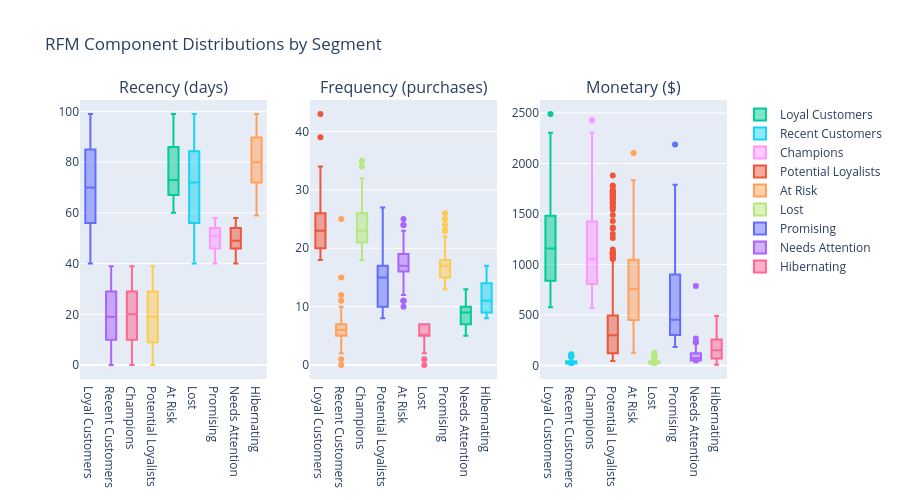

This figure's notebook cell:
### Code cell
# Box plots: RFM component distributions by segment
fig = make_subplots(rows=1, cols=3,
                    subplot_titles=('Recency (days)', 'Frequency (purchases)', 'Monetary ($)'))

segments = df['RFM_Segment'].unique()

for segment in segments:
    segment_data = df[df['RFM_Segment'] == segment]
    
    fig.add_trace(go.Box(y=segment_data['R'], name=segment, showlegend=False), row=1, col=1)
    fig.add_trace(go.Box(y=segment_data['F'], name=segment, showlegend=False), row=1, col=2)
    fig.add_trace(go.Box(y=segment_data['M'], name=segment, showlegend=True), row=1, col=3)

fig.update_layout(height=500, title_text="RFM Component Distributions by Segment")
fig.show()

### Figure 1 — Plotly figure (JSON) as saved in the notebook; plotly's stock layout.template omitted (floating-point values rounded to 4 significant figures; data arrays with more than 128 entries replaced by an {"elided": "..."} marker saying what was removed)
{"data": [{"name": "Loyal Customers", "showlegend": false, "y": {"elided": "436 int values"}, "type": "box", "xaxis": "x", "yaxis": "y"}, {"name": "Loyal Customers", "showlegend": false, "y": {"elided": "436 int values"}, "type": "box", "xaxis": "x2", "yaxis": "y2"}, {"name": "Loyal Customers", "showlegend": true, "y": {"elided": "436 int values"}, "type": "box", "xaxis": "x3", "yaxis": "y3"}, {"name": "Recent Customers", "showlegend": false, "y": {"elided": "239 int values"}, "type": "box", "xaxis": "x", "yaxis": "y"}, {"name": "Recent Customers", "showlegend": false, "y": {"elided": "239 int values"}, "type": "box", "xaxis": "x2", "yaxis": "y2"}, {"name": "Recent Customers", "showlegend": true, "y": {"elided": "239 int values"}, "type": "box", "xaxis": "x3", "yaxis": "y3"}, {"name": "Champions", "showlegend": false, "y": {"elided": "275 int values"}, "type": "box", "xaxis": "x", "yaxis": "y"}, {"name": "Champions", "showlegend": false, "y": {"elided": "275 int values"}, "type": "box", "xaxis": "x2", "yaxis": "y2"}, {"name": "Champions", "showlegend": true, "y": {"elided": "275 int values"}, "type": "box", "xaxis": "x3", "yaxis": "y3"}, {"name": "Potential Loyalists", "showlegend": false, "y": {"elided": "378 int values"}, "type": "box", "xaxis": "x", "yaxis": "y"}, {"name": "Potential Loyalists", "showlegend": false, "y": {"elided": "378 int values"}, "type": "box", "xaxis": "x2", "yaxis": "y2"}, {"name": "Potential Loyalists", "showlegend": true, "y": {"elided": "378 int values"}, "type": "box", "xaxis": "x3", "yaxis": "y3"}, {"name": "At Risk", "showlegend": false, "y": {"elided": "135 int values"}, "type": "box", "xaxis": "x", "yaxis": "y"}, {"name": "At Risk", "showlegend": false, "y": {"elided": "135 int values"}, "type": "box", "xaxis": "x2", "yaxis": "y2"}, {"name": "At Risk", "showlegend": true, "y": {"elided": "135 int values"}, "type": "box", "xaxis": "x3", "yaxis": "y3"}, {"name": "Lost", "showlegend": false, "y": {"elided": "289 int values"}, "type": "box", "xaxis": "x", "yaxis": "y"}, {"name": "Lost", "showlegend": false, "y": {"elided": "289 int values"}, "type": "box", "xaxis": "x2", "yaxis": "y2"}, {"name": "Lost", "showlegend": true, "y": {"elided": "289 int values"}, "type": "box", "xaxis": "x3", "yaxis": "y3"}, {"name": "Promising", "showlegend": false, "y": [53, 57, 40, 51, 46, 50, 50, 56, 44, 40, 43, 58, 52, 50, 42, 52, 41, 48, 52, 50, 47, 52, 46, 56, 44, 57, 52, 45, 58, 42, 46, 54, 46, 54, 50, 51, 54, 56, 48, 47, 43, 50, 46, 51, 56, 56, 54, 40, 54, 52, 54, 58, 53, 51, 48, 51, 55, 52, 53, 40, 40, 54, 41, 45, 56, 56, 48, 54, 50, 56, 53, 49, 52, 51, 56, 55, 49, 45, 55, 51, 56, 47, 54, 56, 42, 56, 51, 44, 45, 55, 49, 45, 46, 53, 44, 49, 54, 48, 48, 51, 48, 54, 55, 56], "type": "box", "xaxis": "x", "yaxis": "y"}, {"name": "Promising", "showlegend": false, "y": [15, 23, 17, 16, 15, 19, 17, 16, 13, 16, 13, 16, 16, 17, 21, 13, 21, 13, 23, 16, 15, 14, 14, 17, 20, 23, 18, 14, 17, 20, 14, 16, 24, 18, 17, 14, 17, 20, 16, 17, 16, 16, 21, 18, 15, 15, 13, 14, 20, 15, 17, 18, 14, 25, 16, 13, 22, 17, 14, 18, 16, 17, 17, 21, 22, 20, 26, 17, 17, 20, 17, 13, 16, 25, 16, 17, 13, 14, 13, 17, 15, 16, 17, 14, 18, 15, 14, 23, 14, 18, 22, 16, 18, 17, 14, 15, 17, 23, 17, 17, 17, 17, 22, 22], "type": "box", "xaxis": "x2", "yaxis": "y2"}, {"name": "Promising", "showlegend": true, "y": [296, 497, 1734, 256, 993, 496, 272, 1037, 182, 1610, 221, 767, 387, 889, 493, 265, 387, 300, 484, 225, 382, 904, 909, 224, 547, 497, 392, 1551, 706, 532, 303, 361, 506, 297, 398, 923, 928, 550, 304, 216, 382, 258, 451, 252, 395, 397, 835, 301, 343, 1011, 893, 511, 182, 540, 261, 270, 498, 389, 265, 437, 1610, 1114, 651, 538, 436, 386, 550, 1177, 1085, 386, 1095, 193, 387, 537, 377, 1758, 255, 229, 259, 352, 2188, 403, 1112, 255, 484, 397, 923, 279, 1253, 350, 388, 221, 453, 260, 1517, 897, 1114, 551, 1006, 1790, 1006, 1177, 498, 436], "type": "box", "xaxis": "x3", "yaxis": "y3"}, {"name": "Needs Attention", "showlegend": false, "y": [51, 41, 56, 55, 54, 58, 56, 48, 43, 51, 47, 52, 46, 49, 54, 55, 46, 43, 45, 53, 46, 53, 56, 46, 54, 50, 46, 47, 48, 42, 56, 48, 57, 41, 57, 43, 55, 46, 58, 53, 50, 47, 54, 49, 47, 51, 54, 44, 47, 51, 56, 48, 55, 50, 42, 53, 49, 55, 48, 40, 54, 56, 51, 49, 43, 47, 45, 46, 49, 43, 50, 43, 50, 50, 52, 54, 55, 53, 43, 48, 45, 46, 49, 41, 42, 54, 56, 52, 40, 47, 54, 48, 42, 53, 49, 50, 46, 51, 40, 40, 40, 46, 57, 49, 52, 40], "type": "box", "xaxis": "x", "yaxis": "y"}, {"name": "Needs Attention", "showlegend": false, "y": [9, 12, 11, 6, 7, 8, 11, 13, 7, 8, 6, 5, 12, 8, 11, 10, 10, 7, 12, 11, 6, 10, 7, 9, 6, 12, 9, 10, 12, 11, 7, 10, 7, 7, 10, 7, 10, 11, 9, 7, 12, 10, 9, 8, 10, 6, 7, 11, 6, 7, 11, 12, 6, 10, 11, 9, 13, 8, 12, 8, 9, 10, 10, 11, 11, 6, 10, 12, 10, 9, 7, 7, 8, 11, 12, 7, 8, 7, 9, 10, 9, 6, 10, 8, 10, 7, 10, 5, 9, 8, 9, 10, 9, 6, 8, 9, 8, 7, 7, 9, 7, 7, 13, 9, 10, 11], "type": "box", "xaxis": "x2", "yaxis": "y2"}, {"name": "Needs Attention", "showlegend": true, "y": [92, 268, 229, 62, 69, 56, 229, 146, 50, 86, 52, 44, 150, 48, 37, 44, 85, 89, 787, 52, 65, 51, 91, 83, 54, 226, 32, 41, 225, 153, 62, 42, 91, 64, 75, 44, 41, 183, 50, 93, 49, 81, 64, 88, 41, 64, 68, 47, 50, 71, 58, 216, 67, 116, 181, 120, 148, 88, 145, 39, 152, 184, 59, 117, 121, 50, 181, 184, 55, 33, 88, 89, 118, 74, 156, 88, 117, 66, 116, 122, 49, 65, 53, 44, 31, 89, 145, 44, 36, 45, 71, 122, 65, 64, 43, 151, 67, 90, 93, 127, 48, 69, 149, 44, 31, 151], "type": "box", "xaxis": "x3", "yaxis": "y3"}, {"name": "Hibernating", "showlegend": false, "y": {"elided": "243 int values"}, "type": "box", "xaxis": "x", "yaxis": "y"}, {"name": "Hibernating", "showlegend": false, "y": {"elided": "243 int values"}, "type": "box", "xaxis": "x2", "yaxis": "y2"}, {"name": "Hibernating", "showlegend": true, "y": {"elided": "243 int values"}, "type": "box", "xaxis": "x3", "yaxis": "y3"}], "layout": {"xaxis": {"anchor": "y", "domain": [0.0, 0.2889]}, "yaxis": {"anchor": "x", "domain": [0.0, 1.0]}, "xaxis2": {"anchor": "y2", "domain": [0.3556, 0.6444]}, "yaxis2": {"anchor": "x2", "domain": [0.0, 1.0]}, "xaxis3": {"anchor": "y3", "domain": [0.7111, 1.0]}, "yaxis3": {"anchor": "x3", "domain": [0.0, 1.0]}, "annotations": [{"font": {"size": 16}, "showarrow": false, "text": "Recency (days)", "x": 0.1444, "xanchor": "center", "xref": "paper", "y": 1.0, "yanchor": "bottom", "yref": "paper"}, {"font": {"size": 16}, "showarrow": false, "text": "Frequency (purchases)", "x": 0.5, "xanchor": "center", "xref": "paper", "y": 1.0, "yanchor": "bottom", "yref": "paper"}, {"font": {"size": 16}, "showarrow": false, "text": "Monetary ($)", "x": 0.8556, "xanchor": "center", "xref": "paper", "y": 1.0, "yanchor": "bottom", "yref": "paper"}], "title": {"text": "RFM Component Distributions by Segment"}, "height": 500}}
